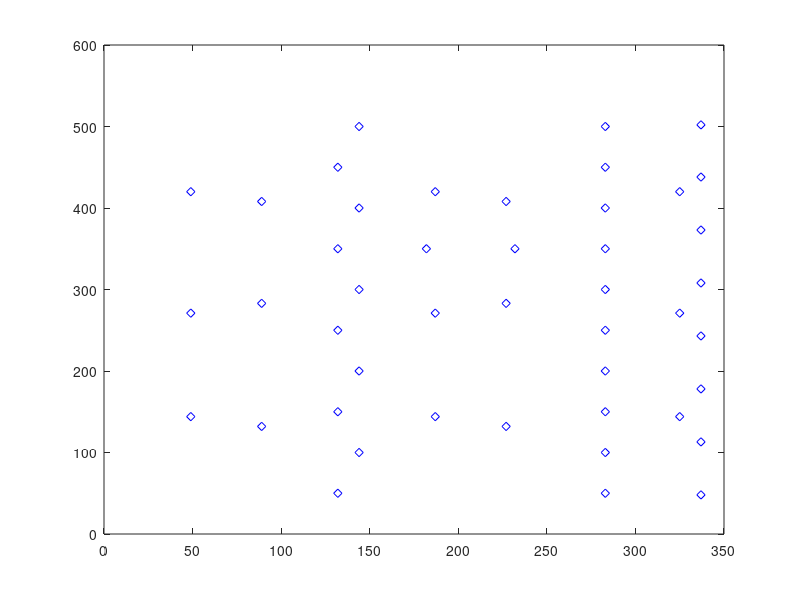

Reproduce this figure in MATLAB. (Note: this script raises an error after producing the figure.)
clear all; close all; clc;
%% define the number of ANds, and their position
ANdPos = [132 50 7; 144 100 7; 132 150 7; 144 200 7; 132 250 7; 144 300 7; 132 350 7; 144 400 7; 132 450 7; 144 500 7;... % Y axis streets
            283 50 7; 283 100 7; 283 150 7; 283 200 7; 283 250 7; 283 300 7; 283 350 7; 283 400 7; 283 450 7; 283 500 7;...
            337 48 7; 337 113 7; 337 178 7; 337 243 7; 337 308 7; 337 373 7; 337 438 7; 337 502 7;...
            49 144 7; 89 132 7; 187 144 7; 227 132 7; 325 144 7;...% 312 144 1; 363 132 1;... % X axis streets
            49 271 7; 89 283 7; 187 271 7; 227 283 7; 325 271 7;...% 312 271 1; 363 283 1;...
            49 420 7; 89 408 7; 187 420 7; 227 408 7; 325 420 7;...%; 312 420 1; 363 408 1];
             182 350 7;232 350 7;];
nANd = length(ANdPos);
figure;
for pp = 1:nANd
plot(ANdPos(:,1),ANdPos(:,2),'b','Marker','diamond','LineStyle','none');
end
%% load the values of  UE location and corresponding RSS every 2m in the grid
load UNdPos;
load RSSdB;
%% select randomly 200  UEs and their corresponding RSS from each ANd
%%UNd_Seq=randperm(length(UNdPos),200);%randperm(a,b) returns b unique integers selected randomly from 1 to a inclusive
UNd_Seq_o = randperm(length(UNdPos));%randperm(b) returns b unique integers in random fashion
UNd_Seq = UNd_Seq_o(1:200);%%% assume we have 200 users
UNdPos_new = UNdPos(UNd_Seq,:);
nUNd = size(UNdPos_new,1);
RSSdB_new = RSSdB(UNd_Seq,:);
RSSlin_new = 10.^(RSSdB_new./10);
%% plot UE location on map
hold on;
for pp = 1:nUNd
plot(UNdPos_new(:,1),UNdPos_new(:,2),'r','Marker','*','LineStyle','none');
end
%%%%%%%%%%%%%%%%%%%%%%%%%%%%%%%%%%%%%%%%%%%%%%%%%%%%%%%%%%%%%%%%%%%%%%%%%%%%%%%%%%%%%%%%%%%%%%%%%%%%%%%%%%%%%%%%%%%%%%%%%%%
%% If, you are using windows operating system, uncomment the below line to load the map of madrid grid
map = madrid_3Dgrid();
%% User association with ANds based on RSS
[Ma,Ua] = max(RSSdB_new'); %Ma is max value and Ua is the index of UNd with max RSSdB
assoc = [1:nUNd;Ua]';

for i = 1:nANd
    A_temp = find(assoc(:,2)==i)';
ANd_UNd_Assoc(i,1:length(A_temp)) = A_temp;
end


%% Load BALANCING

% The first task in the simulation was to limit the number of time slots in 
% to 10 in each base station. In order to perform this load balancing, 
% I have performed the following tasks:
% 
% 1)	Find the base stations serving more than 10 users.
% 2)	Find the RSSI of all the users in each full BS.
% 3)	Sort ascending the RSSI for each user.
% 4)	Select the exact amount of users to be offloaded from the BS.
% 5)	Select the second best RSSI BS for the selected users.
% 6)	Validate if the destination BS has free time slots and the number 
%       of time slots is less than 10.
% 7)	Assign the UE to the free time slot in the destination BS.
% 8)	Repeat the process for every full BS.
% 
% After performing the previous steps, the resulting BS-UE association 
% variable is sorted descending to remove as many time slots as needed 
% according to the restriction that no more than 10 users must be served 
% by each BS simultaneously, then we can observe that the number of users 
% per base station is limited to 10.

% 1)	Find the base stations serving more than 10 users.
BS_full_idx=[];
for i=1:nANd
    if(nnz(ANd_UNd_Assoc(i,:))>10) 
        BS_full_idx=[BS_full_idx i]; 
    end
end

for i=BS_full_idx
    
    tmp_UEs=ANd_UNd_Assoc(i,:);
    tmp_UEs=tmp_UEs(tmp_UEs~=0); %check the UEs different than ID==0
    tmp_RSSI_UE=RSSdB_new(tmp_UEs,i);
    [~,index]=sort(tmp_RSSI_UE); %Sorting ascending
    tmp_UEs=tmp_UEs(index);
    tmp_UEs=tmp_UEs(1:length(tmp_UEs)-10);
    
    for j=tmp_UEs
        tmp_RSSI_UE2=RSSdB_new(j,:);
        [~,idx]=sort(tmp_RSSI_UE2,'descend'); %sort descending
        for jj=idx(2:end)
            tmp_index=nnz(ANd_UNd_Assoc(jj,:));
            if(tmp_index<10)
                ANd_UNd_Assoc(ANd_UNd_Assoc==j)=0;
                ANd_UNd_Assoc(jj,tmp_index+1)=j;
                break
            end
        end
    end
end


%After performing the previous steps, the resulting BS-UE association 
%variable is sorted descending to remove as many time slots as needed 
%according to the restriction that no more than 10 users must be served by 
%each BS simultaneously, then we can observe that the number of users per 
%base station is limited to 10

ANd_UNd_Assoc=sort(ANd_UNd_Assoc,2,'descend');
to_remove=size(ANd_UNd_Assoc,2)-10;
if(to_remove<0)
    ANd_UNd_Assoc=[ANd_UNd_Assoc zeros(nANd,abs(to_remove))];
else
    ANd_UNd_Assoc=ANd_UNd_Assoc(:,1:10);
end


%% Initialization for scheduling
Initial_Schedule = zeros(size(ANd_UNd_Assoc));%Initial_Schedule=zeros(size(ANd_UNd_Assoc,1),5+size(ANd_UNd_Assoc,2));
New_Schedule = Initial_Schedule;
k = size(New_Schedule,2);
DONE=0;cnt =0;


%% Scheduling of UNds using GADIA
while((~DONE))
    cnt = cnt + 1;
    UNdrandlist=randperm(nUNd);
for i = 1:length (UNdrandlist)
    
    [II,JJ] = find(ANd_UNd_Assoc==UNdrandlist(i));
    
    Sig_Pow(i) = RSSlin_new(UNdrandlist(i),II);
    
    if (cnt>1)
        New_Schedule(II,JJ)=0;
    end
 for iaa=1:k %% the number of potentially available TS
 
 if (New_Schedule(II,iaa)==0)
    
    for jaa = 1:size (New_Schedule,1)%the no of UNds potentially supposed to share a given TS
        
        if (New_Schedule(jaa,iaa)==0)
            Interf(jaa) = 0;
        else
            Interf(jaa)= RSSlin_new(New_Schedule(jaa,iaa),II);
        end
    end
    
    SIR(iaa) = Sig_Pow(i)/sum(Interf);
 else
    SIR (iaa) = -Inf;
 end
 
 end
    TS_with_max_sir = find(SIR==max(SIR));%find(SIR==max(SIR))returns a vector containing the indices of SIR == max(SIR)
    if(length(TS_with_max_sir)>1)
    %TSnew_with_max_sir=TS_with_max_sir(randperm(length(TS_with_max_sir),1)); %. If the minimizer is not unique, the scheduler randomly picks one
    temp = randperm(length(TS_with_max_sir));
    TSnew_with_max_sir = TS_with_max_sir(temp(1));%. If the minimizer is not unique, the scheduler randomly picks one
    else 
        TSnew_with_max_sir = TS_with_max_sir;
    end
    
    New_Schedule(II,TSnew_with_max_sir)= UNdrandlist(i); 
end

ANd_UNd_Assoc = New_Schedule;
     
if (nnz(New_Schedule - Initial_Schedule) == 0)
        DONE = 1;
else
        Initial_Schedule = New_Schedule;
end
end


%% Modify/fill the code to do load balancing
%% Fill the code to compute SIR of each UE  when UE transmitting to its associated ANd afer final scheduling
SIR_new=[];
for kk=1:nUNd
    [BS,channel]=find(ANd_UNd_Assoc==kk);
    numerator = RSSlin_new(kk,BS);
    %Obtaining in the vector denominator the UE id in the corresponding
    %channel that are not 0 and not considering the UE over which we want
    %to calculate the SIR.
    denominator=ANd_UNd_Assoc((ANd_UNd_Assoc(:,channel)~=0)&(ANd_UNd_Assoc(:,channel)~=kk),channel);
    denominator=sum(RSSlin_new(denominator,BS));
    SIR_new(kk)= numerator/denominator;
end

%Calculating the SIR in dB
SIR_new_dB=10*log10(SIR_new);

%%   Fill the code to compute capacity of each UE when it is transmitting to its associated ANd afer final scheduling
% The capacity of each channel is 200MHz:
capacity=2e8*log2(1+SIR_new);

%Sum of the capacity:
total_capacity=sum(capacity);

%% Plot the figures showing cdf of SIR, capacity of users after scheduling
figure
cdfplot(SIR_new_dB);


figure
cdfplot(capacity);
return;